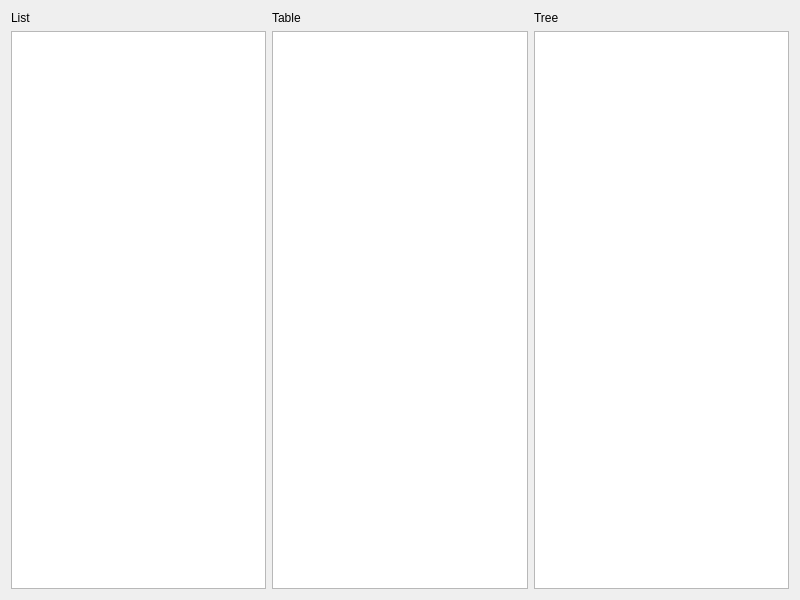
<?xml version="1.0" encoding="UTF-8"?>
<ui version="4.0">
 <class>Widget</class>
 <widget class="QWidget" name="Widget">
  <property name="geometry">
   <rect>
    <x>0</x>
    <y>0</y>
    <width>800</width>
    <height>600</height>
   </rect>
  </property>
  <property name="windowTitle">
   <string>Widget</string>
  </property>
  <layout class="QHBoxLayout" name="horizontalLayout">
   <item>
    <layout class="QVBoxLayout" name="verticalLayout">
     <item>
      <widget class="QLabel" name="label">
       <property name="text">
        <string>List</string>
       </property>
      </widget>
     </item>
     <item>
      <widget class="QListView" name="listView"/>
     </item>
    </layout>
   </item>
   <item>
    <layout class="QVBoxLayout" name="verticalLayout_2">
     <item>
      <widget class="QLabel" name="label_2">
       <property name="text">
        <string>Table</string>
       </property>
      </widget>
     </item>
     <item>
      <widget class="QTableView" name="tableView"/>
     </item>
    </layout>
   </item>
   <item>
    <layout class="QVBoxLayout" name="verticalLayout_3">
     <item>
      <widget class="QLabel" name="label_3">
       <property name="text">
        <string>Tree</string>
       </property>
      </widget>
     </item>
     <item>
      <widget class="QTreeView" name="treeView"/>
     </item>
    </layout>
   </item>
  </layout>
 </widget>
 <resources/>
 <connections/>
</ui>
